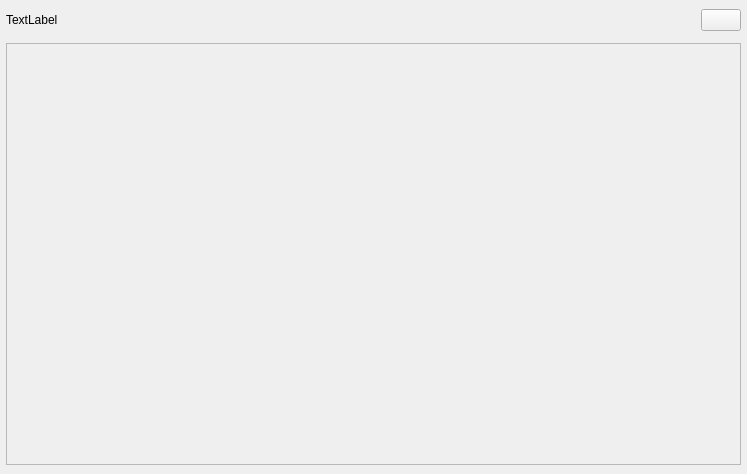
<?xml version="1.0" encoding="UTF-8"?>
<ui version="4.0">
 <class>NinjamRoomWindow</class>
 <widget class="QWidget" name="NinjamRoomWindow">
  <property name="geometry">
   <rect>
    <x>0</x>
    <y>0</y>
    <width>747</width>
    <height>474</height>
   </rect>
  </property>
  <property name="sizePolicy">
   <sizepolicy hsizetype="MinimumExpanding" vsizetype="MinimumExpanding">
    <horstretch>0</horstretch>
    <verstretch>0</verstretch>
   </sizepolicy>
  </property>
  <property name="windowTitle">
   <string>Form</string>
  </property>
  <property name="accessibleDescription">
   <string>you are in the ninjam room window</string>
  </property>
  <property name="styleSheet">
   <string notr="true"/>
  </property>
  <layout class="QVBoxLayout" name="verticalLayout">
   <property name="spacing">
    <number>6</number>
   </property>
   <property name="leftMargin">
    <number>0</number>
   </property>
   <property name="topMargin">
    <number>9</number>
   </property>
   <property name="rightMargin">
    <number>0</number>
   </property>
   <property name="bottomMargin">
    <number>9</number>
   </property>
   <item>
    <layout class="QHBoxLayout" name="topLayout">
     <property name="spacing">
      <number>12</number>
     </property>
     <property name="leftMargin">
      <number>6</number>
     </property>
     <property name="rightMargin">
      <number>6</number>
     </property>
     <item>
      <widget class="QLabel" name="labelRoomName">
       <property name="sizePolicy">
        <sizepolicy hsizetype="Preferred" vsizetype="Preferred">
         <horstretch>1</horstretch>
         <verstretch>0</verstretch>
        </sizepolicy>
       </property>
       <property name="accessibleDescription">
        <string>This is the room where you are</string>
       </property>
       <property name="text">
        <string notr="true">TextLabel</string>
       </property>
      </widget>
     </item>
     <item>
      <widget class="QPushButton" name="licenceButton">
       <property name="toolTip">
        <string>read the server licence ...</string>
       </property>
       <property name="text">
        <string/>
       </property>
       <property name="flat">
        <bool>false</bool>
       </property>
      </widget>
     </item>
    </layout>
   </item>
   <item>
    <widget class="QWidget" name="content" native="true">
     <property name="sizePolicy">
      <sizepolicy hsizetype="Preferred" vsizetype="Preferred">
       <horstretch>0</horstretch>
       <verstretch>1</verstretch>
      </sizepolicy>
     </property>
     <layout class="QVBoxLayout" name="contentLayout">
      <property name="spacing">
       <number>24</number>
      </property>
      <property name="leftMargin">
       <number>6</number>
      </property>
      <property name="topMargin">
       <number>6</number>
      </property>
      <property name="rightMargin">
       <number>6</number>
      </property>
      <property name="bottomMargin">
       <number>0</number>
      </property>
      <item>
       <widget class="QScrollArea" name="scrollArea">
        <property name="sizePolicy">
         <sizepolicy hsizetype="Expanding" vsizetype="Expanding">
          <horstretch>0</horstretch>
          <verstretch>1</verstretch>
         </sizepolicy>
        </property>
        <property name="verticalScrollBarPolicy">
         <enum>Qt::ScrollBarAsNeeded</enum>
        </property>
        <property name="horizontalScrollBarPolicy">
         <enum>Qt::ScrollBarAsNeeded</enum>
        </property>
        <property name="widgetResizable">
         <bool>true</bool>
        </property>
        <widget class="QWidget" name="tracksPanel">
         <property name="geometry">
          <rect>
           <x>0</x>
           <y>0</y>
           <width>733</width>
           <height>417</height>
          </rect>
         </property>
         <layout class="QHBoxLayout" name="horizontalLayout">
          <property name="leftMargin">
           <number>0</number>
          </property>
          <property name="topMargin">
           <number>0</number>
          </property>
          <property name="rightMargin">
           <number>0</number>
          </property>
          <property name="bottomMargin">
           <number>0</number>
          </property>
         </layout>
        </widget>
       </widget>
      </item>
     </layout>
    </widget>
   </item>
  </layout>
 </widget>
 <resources/>
 <connections/>
</ui>
